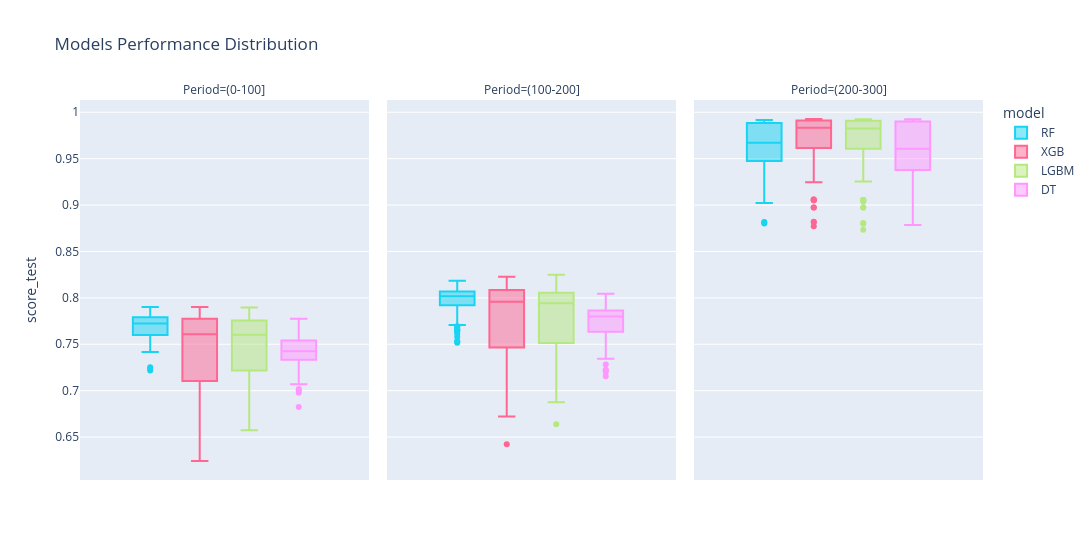

Notebook cell for this chart:
### Markdown cell above
## Distribution of Model Performance

### Code cell
px.box(df_exp,
       y = "score_test",
       color = "model",
       facet_col = "Period",
       category_orders = {"model": ["dt", "rf", "xgb", "catb", "lgbm"]},
       title = "Models Performance Distribution",
       width = 1200)

### Figure 1 — Plotly figure (JSON) as saved in the notebook; plotly's stock layout.template omitted (floating-point values rounded to 4 significant figures; data arrays with more than 128 entries replaced by an {"elided": "..."} marker saying what was removed)
{"data": [{"alignmentgroup": "True", "hovertemplate": "model=RF<br>Period=(0-100]<br>score_test=%{y}<extra></extra>", "legendgroup": "RF", "marker": {"color": "#19d3f3"}, "name": "RF", "notched": false, "offsetgroup": "RF", "orientation": "v", "showlegend": true, "type": "box", "x0": " ", "xaxis": "x", "y": {"elided": "144 float values"}, "y0": " ", "yaxis": "y"}, {"alignmentgroup": "True", "hovertemplate": "model=RF<br>Period=(100-200]<br>score_test=%{y}<extra></extra>", "legendgroup": "RF", "marker": {"color": "#19d3f3"}, "name": "RF", "notched": false, "offsetgroup": "RF", "orientation": "v", "showlegend": false, "type": "box", "x0": " ", "xaxis": "x2", "y": {"elided": "144 float values"}, "y0": " ", "yaxis": "y2"}, {"alignmentgroup": "True", "hovertemplate": "model=RF<br>Period=(200-300]<br>score_test=%{y}<extra></extra>", "legendgroup": "RF", "marker": {"color": "#19d3f3"}, "name": "RF", "notched": false, "offsetgroup": "RF", "orientation": "v", "showlegend": false, "type": "box", "x0": " ", "xaxis": "x3", "y": {"elided": "144 float values"}, "y0": " ", "yaxis": "y3"}, {"alignmentgroup": "True", "hovertemplate": "model=XGB<br>Period=(0-100]<br>score_test=%{y}<extra></extra>", "legendgroup": "XGB", "marker": {"color": "#FF6692"}, "name": "XGB", "notched": false, "offsetgroup": "XGB", "orientation": "v", "showlegend": true, "type": "box", "x0": " ", "xaxis": "x", "y": {"elided": "144 float values"}, "y0": " ", "yaxis": "y"}, {"alignmentgroup": "True", "hovertemplate": "model=XGB<br>Period=(100-200]<br>score_test=%{y}<extra></extra>", "legendgroup": "XGB", "marker": {"color": "#FF6692"}, "name": "XGB", "notched": false, "offsetgroup": "XGB", "orientation": "v", "showlegend": false, "type": "box", "x0": " ", "xaxis": "x2", "y": {"elided": "144 float values"}, "y0": " ", "yaxis": "y2"}, {"alignmentgroup": "True", "hovertemplate": "model=XGB<br>Period=(200-300]<br>score_test=%{y}<extra></extra>", "legendgroup": "XGB", "marker": {"color": "#FF6692"}, "name": "XGB", "notched": false, "offsetgroup": "XGB", "orientation": "v", "showlegend": false, "type": "box", "x0": " ", "xaxis": "x3", "y": {"elided": "144 float values"}, "y0": " ", "yaxis": "y3"}, {"alignmentgroup": "True", "hovertemplate": "model=LGBM<br>Period=(0-100]<br>score_test=%{y}<extra></extra>", "legendgroup": "LGBM", "marker": {"color": "#B6E880"}, "name": "LGBM", "notched": false, "offsetgroup": "LGBM", "orientation": "v", "showlegend": true, "type": "box", "x0": " ", "xaxis": "x", "y": {"elided": "144 float values"}, "y0": " ", "yaxis": "y"}, {"alignmentgroup": "True", "hovertemplate": "model=LGBM<br>Period=(100-200]<br>score_test=%{y}<extra></extra>", "legendgroup": "LGBM", "marker": {"color": "#B6E880"}, "name": "LGBM", "notched": false, "offsetgroup": "LGBM", "orientation": "v", "showlegend": false, "type": "box", "x0": " ", "xaxis": "x2", "y": {"elided": "144 float values"}, "y0": " ", "yaxis": "y2"}, {"alignmentgroup": "True", "hovertemplate": "model=LGBM<br>Period=(200-300]<br>score_test=%{y}<extra></extra>", "legendgroup": "LGBM", "marker": {"color": "#B6E880"}, "name": "LGBM", "notched": false, "offsetgroup": "LGBM", "orientation": "v", "showlegend": false, "type": "box", "x0": " ", "xaxis": "x3", "y": {"elided": "144 float values"}, "y0": " ", "yaxis": "y3"}, {"alignmentgroup": "True", "hovertemplate": "model=DT<br>Period=(0-100]<br>score_test=%{y}<extra></extra>", "legendgroup": "DT", "marker": {"color": "#FF97FF"}, "name": "DT", "notched": false, "offsetgroup": "DT", "orientation": "v", "showlegend": true, "type": "box", "x0": " ", "xaxis": "x", "y": {"elided": "144 float values"}, "y0": " ", "yaxis": "y"}, {"alignmentgroup": "True", "hovertemplate": "model=DT<br>Period=(100-200]<br>score_test=%{y}<extra></extra>", "legendgroup": "DT", "marker": {"color": "#FF97FF"}, "name": "DT", "notched": false, "offsetgroup": "DT", "orientation": "v", "showlegend": false, "type": "box", "x0": " ", "xaxis": "x2", "y": {"elided": "144 float values"}, "y0": " ", "yaxis": "y2"}, {"alignmentgroup": "True", "hovertemplate": "model=DT<br>Period=(200-300]<br>score_test=%{y}<extra></extra>", "legendgroup": "DT", "marker": {"color": "#FF97FF"}, "name": "DT", "notched": false, "offsetgroup": "DT", "orientation": "v", "showlegend": false, "type": "box", "x0": " ", "xaxis": "x3", "y": {"elided": "144 float values"}, "y0": " ", "yaxis": "y3"}], "layout": {"annotations": [{"font": {}, "showarrow": false, "text": "Period=(0-100]", "x": 0.16, "xanchor": "center", "xref": "paper", "y": 1, "yanchor": "bottom", "yref": "paper"}, {"font": {}, "showarrow": false, "text": "Period=(100-200]", "x": 0.5, "xanchor": "center", "xref": "paper", "y": 1, "yanchor": "bottom", "yref": "paper"}, {"font": {}, "showarrow": false, "text": "Period=(200-300]", "x": 0.84, "xanchor": "center", "xref": "paper", "y": 1, "yanchor": "bottom", "yref": "paper"}], "boxmode": "group", "legend": {"title": {"text": "model"}, "tracegroupgap": 0}, "title": {"text": "Models Performance Distribution"}, "width": 1200, "xaxis": {"anchor": "y", "domain": [0, 0.32]}, "xaxis2": {"anchor": "y2", "domain": [0.34, 0.66], "matches": "x"}, "xaxis3": {"anchor": "y3", "domain": [0.68, 1.0], "matches": "x"}, "yaxis": {"anchor": "x", "domain": [0, 1], "title": {"text": "score_test"}}, "yaxis2": {"anchor": "x2", "domain": [0, 1], "matches": "y", "showticklabels": false}, "yaxis3": {"anchor": "x3", "domain": [0, 1], "matches": "y", "showticklabels": false}}}
